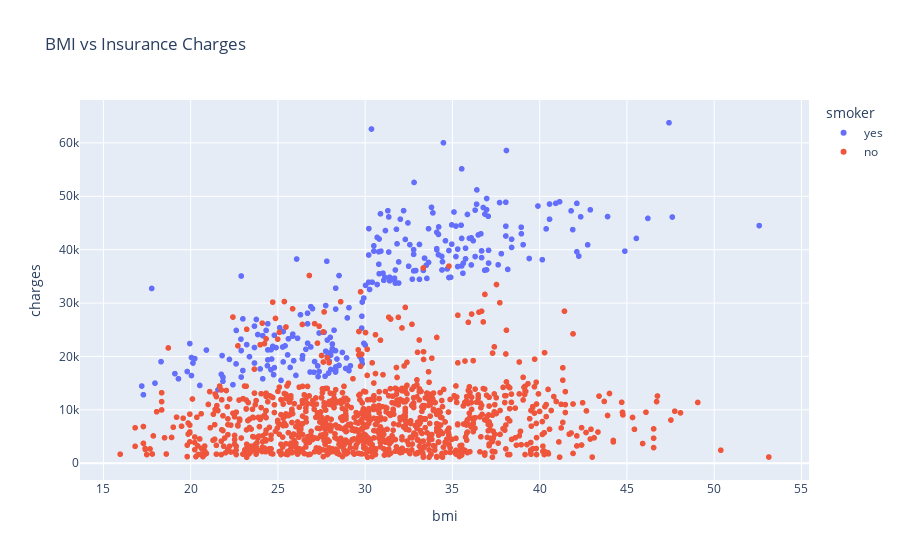

Here is the notebook cell this chart was saved with:
### Code cell
fig = px.scatter(
    df, 
    x="bmi", 
    y="charges", 
    color="smoker", 
    title="BMI vs Insurance Charges"
)  
fig.show()

### Figure 1 — Plotly figure (JSON) as saved in the notebook; plotly's stock layout.template omitted (floating-point values rounded to 4 significant figures; data arrays with more than 128 entries replaced by an {"elided": "..."} marker saying what was removed)
{"data": [{"hovertemplate": "smoker=yes<br>bmi=%{x}<br>charges=%{y}<extra></extra>", "legendgroup": "yes", "marker": {"color": "#636efa", "symbol": "circle"}, "mode": "markers", "name": "yes", "showlegend": true, "type": "scattergl", "x": {"elided": "274 float values"}, "xaxis": "x", "y": {"elided": "274 float values"}, "yaxis": "y"}, {"hovertemplate": "smoker=no<br>bmi=%{x}<br>charges=%{y}<extra></extra>", "legendgroup": "no", "marker": {"color": "#EF553B", "symbol": "circle"}, "mode": "markers", "name": "no", "showlegend": true, "type": "scattergl", "x": {"elided": "1063 float values"}, "xaxis": "x", "y": {"elided": "1063 float values"}, "yaxis": "y"}], "layout": {"legend": {"title": {"text": "smoker"}, "tracegroupgap": 0}, "title": {"text": "BMI vs Insurance Charges"}, "xaxis": {"anchor": "y", "domain": [0, 1], "title": {"text": "bmi"}}, "yaxis": {"anchor": "x", "domain": [0, 1], "title": {"text": "charges"}}}}
